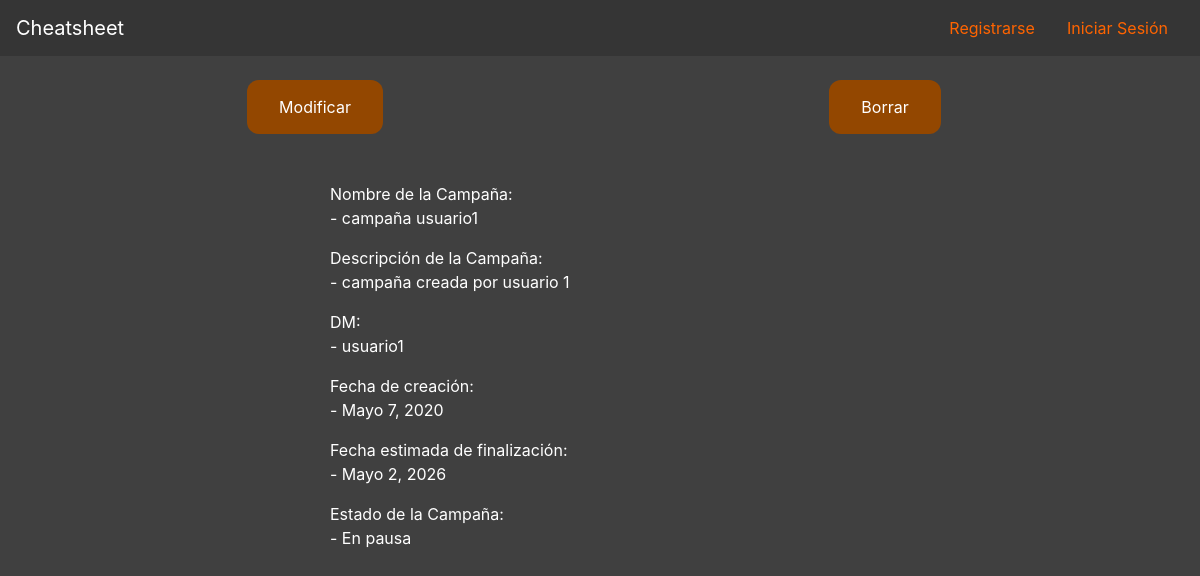
/hojapersonaje/campanasdetail/2, run on the app's committed database.
### hojapersonaje/models.py (models this page shows, shortened)
class Campaña(models.Model):
	idCam = models.AutoField(primary_key=True)
	nomCam = models.CharField(max_length=100)
	desCam = models.CharField(max_length=5000)
	usuCam = models.ForeignKey(Perfil, on_delete=models.CASCADE, blank=True, null=True)
	finiCam = models.DateField(auto_now_add=True)
	ffinCam = models.DateField(blank=True, null=True)
	estCam = models.CharField(max_length=20, choices=estado, default=SCO)

class Perfil(models.Model):
	user = models.OneToOneField(User, on_delete=models.CASCADE)
	imgPer = models.ImageField(upload_to='avatar', blank=True)
	def __str__(self):
		return str(self.user.username)

### hojapersonaje/views.py (the view)
# urls.py: path('campanasdetail/<int:pk>', CampañasDetail.as_view(), name='campanasdetail'),
class CampañasDetail(DetailView):
	model = Campaña
	template_name = "hojapersonaje/campañasdetail.html"
	fields = '__all__'

### hojapersonaje/templates/hojapersonaje/campañasdetail.html (shortened to what this page needs)
{% extends 'plantilla_base.html' %}
{% block content %}
<br>
	<div class="container">
		<div class="row justify-content-center" id="unico">
			<div class="col-6">
				<button onclick="location.href='/hojapersonaje/campanasupdate/{{ campaña.idCam }}'">Modificar</button>
			</div>
			<div class="col-6">
				<button onclick="location.href='/hojapersonaje/campanasdelete/{{ campaña.idCam }}/delete'">Borrar</button>
			</div>
		</div>
	</div>
	<div class="container">
		<div class="row justify-content-center">
			<div class="col-6">
				<p>Nombre de la Campaña:<br>- {{ object.nomCam }}</p>
				<p>Descripción de la Campaña:<br>- {{ object.desCam }}</p>
				<p>DM:<br>- {{ object.usuCam }}</p>
				<p>Fecha de creación:<br>- {{ object.finiCam }}</p>
				<p>Fecha estimada de finalización:<br>- {{ object.ffinCam }}</p>
				<p>Estado de la Campaña:<br>- {{ object.estCam }}</p>
			</div>
		</div>
	</div>
{% endblock %}

### hojapersonaje/static/css/Plantilla.css (style rules this page uses)
button { background-color: #934700; border: none; color: white; padding: 15px 32px; border-radius: 12px; }
#unico { justify-content: space-around; text-align: center; }

### data on the page
Campaña: nomCam "campaña usuario1", desCam "campaña creada por usuario 1", usuCam "usuario1", finiCam "Mayo 7, 2020", ffinCam "Mayo 2, 2026", estCam "En pausa"
